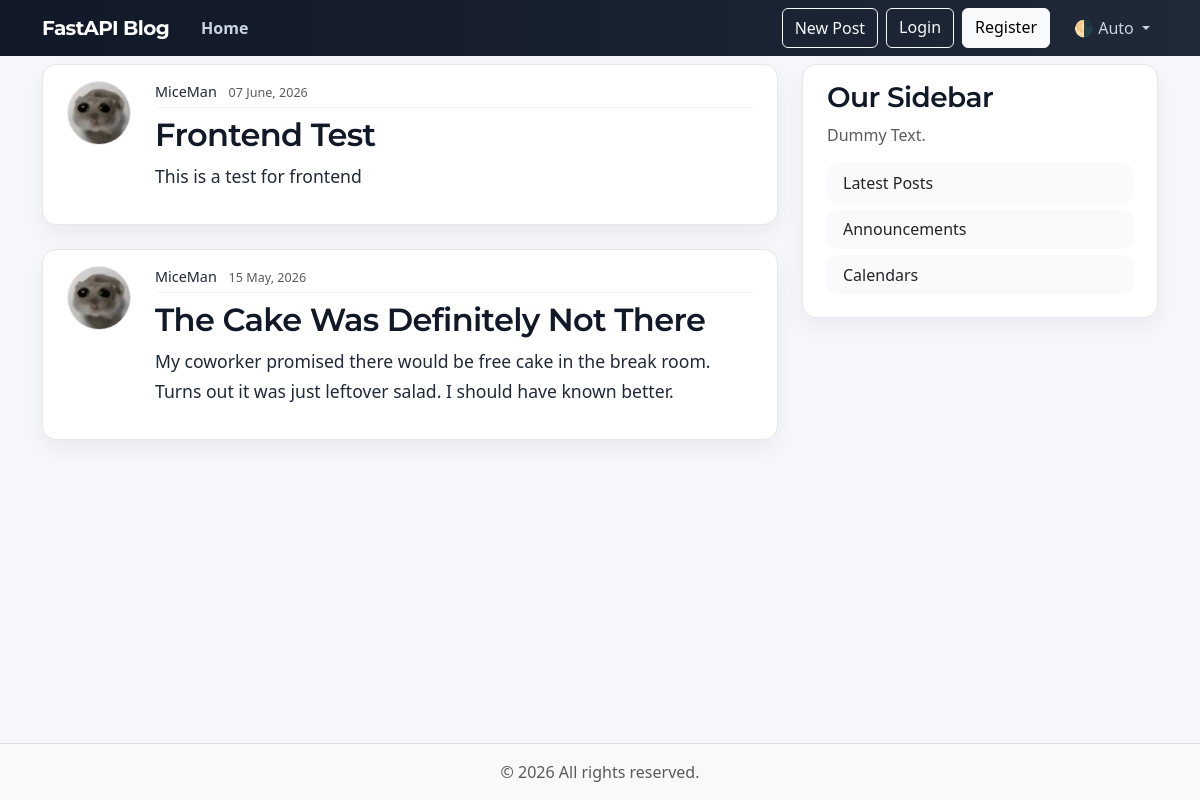
The page /home on the database its author committed.
### app/database_models.py (models this page shows, shortened)
class Post(Base):
    __tablename__ = "posts"
    id: Mapped[int] = mapped_column(Integer, primary_key=True, index=True)
    title: Mapped[str] = mapped_column(String(100))
    content: Mapped[str] = mapped_column(Text)
    user_id: Mapped[int] = mapped_column(
        ForeignKey("users.id"),
        index=True, #Since PK gets indexed automatically, but FKs dont.
    )
    date_posted: Mapped[datetime] = mapped_column(
        DateTime(timezone=True), # SQLLite stores Timestamps as text but when we go to PostgreSQL it will store it as a timestamp with timezone, because of this DateTime(timezone=True)
        default=lambda: datetime.now(UTC), # lambda called each time on creation of a new post, so it will set the default value to the current date and time in UTC timezone.
    )
    author: Mapped[User] = relationship(back_populates="posts")

class User(Base):
    __tablename__ = "users"
    id: Mapped[int] = mapped_column(Integer, primary_key=True, index=True)
    username: Mapped[str] = mapped_column(String(50), unique=True) # No need to write nullable=True/False because Mapped[str] means nullable=False and Mapped[str | None] means nullable=True
    email: Mapped[str] = mapped_column(String(100), unique=True)
    image_file: Mapped[str | None] = mapped_column(
        String(200),
        default=None,
    )
    posts: Mapped[list[Post]] = relationship(
        back_populates="author", # Also we forward reference the Post model because it is defined after the User model, so we need to tell Python that it exists before we can use it in the relationship.
        cascade="all, delete-orphan") # The cascade all delete-orphan part makes sure if we delete an user, their posts will be deleted as well!

### app/main.py (the view)
@app.get("/", include_in_schema=False)
@app.get("/home", include_in_schema=False, name="get_home") # Usually FastAPI will use the function name as the default name for the route, but we can specify a custom name using the name parameter in the route decorator. This is useful for generating URLs in templates and for documentation purposes.
async def get_home(
    request: Request,
    db: Annotated[AsyncSession, Depends(get_db)],
    ):
    result = await db.execute(
        select(models.Post)
        .options(selectinload(models.Post.author))
        .order_by(models.Post.date_posted.desc()),
        ) # Eager loading, when we iterate over post and access post.auther that will work because we already loaded post table
    posts = result.scalars().all()
    return templates.TemplateResponse(request, "home.html", {"posts": posts, "title": "Home"})

### templates/home.html
{% extends "layout.html" %}
{% block content %}
  {% for post in posts %}
    <article class="content-section py-3 px-4 mb-4">
      <div class="d-flex align-items-start gap-4">
        <img class="rounded-circle article-img flex-shrink-0"
             src="{{ post.author.image_path }}"
             alt="{{ post.author.username }}'s profile picture"
             width="64"
             height="64"
             loading="lazy">
        <div class="flex-grow-1">
          <div class="article-metadata mb-2">
            <a class="me-2" href="{{ url_for('user_posts_page', user_id=post.author.id) }}">{{ post.author.username }}</a>
            <small class="text-body-secondary">{{ post.date_posted.strftime("%d %B, %Y") }}</small>
          </div>
          <h2>
            <a class="article-title" href="{{ url_for('post_page', post_id=post.id) }}">{{ post.title }}</a>
          </h2>
          <p class="article-content">{{ post.content }}</p>
        </div>
      </div>
    </article>
  {% endfor %}
{% endblock content %}

### templates/layout.html (shortened to what this page needs)
<!DOCTYPE html>
<html lang="en">
  <head>
    <link href="https://cdn.jsdelivr.net/npm/bootstrap@5.3.8/dist/css/bootstrap.min.css"
          rel="stylesheet"
>
    <link rel="stylesheet" type="text/css" href="{{ url_for('static', path='css/main.css') }}">
  </head>
  <body class="d-flex flex-column min-vh-100">
    <header class="site-header">
      <nav class="navbar navbar-expand-md bg-steel fixed-top"
           data-bs-theme="dark">
        <div class="container">
          <a class="navbar-brand me-4" href="{{ url_for('get_home') }}">FastAPI Blog</a>
          <div class="collapse navbar-collapse" id="navbarToggle">
            <div class="navbar-nav me-auto">
              <a class="nav-link active" aria-current="page" href="{{ url_for('get_home') }}">Home</a>
            </div>
            <div class="navbar-nav">
              <button class="btn btn-outline-light mb-2 mb-md-0 me-md-2"
              type="button"
              data-bs-toggle="modal"
              data-bs-target="#createPostModal">New Post</button>
              <a class="btn btn-outline-light mb-2 mb-md-0 me-md-2" href="#">Login</a>
              <a class="btn btn-light mb-2 mb-md-0 me-md-3" href="#">Register</a>
              <div class="nav-item dropdown">
                <a class="nav-link dropdown-toggle"
                   href="#"
                   role="button"
                   id="bd-theme"
                   data-bs-toggle="dropdown"
                   aria-expanded="false">
                  <span id="bd-theme-text">🌗 Auto</span>
                </a>
              </div>
            </div>
          </div>
        </div>
      </nav>
    </header>
    <main role="main" class="container">
      <div class="row">
        <div class="col-md-8">
          {% block content %}
          {% endblock content %}
        </div>
        <aside class="col-md-4">
          <div class="content-section py-3 px-4 mb-4">
            <h3>Our Sidebar</h3>
            <p class="text-body-secondary">Dummy Text.</p>
            <ul class="list-group">
              <li class="list-group-item">Latest Posts</li>
              <li class="list-group-item">Announcements</li>
              <li class="list-group-item">Calendars</li>
            </ul>
          </div>
        </aside>
      </div>
    </main>
    <footer class="mt-auto py-3 bg-body-tertiary border-top">
      <div class="container text-center">
        <p class="text-body-secondary mb-0">
          © <span id="year"></span> All rights reserved.
        </p>
      </div>
    </footer>
  </body>
</html>

### static/css/main.css (style rules this page uses)
:root { --font-heading: "Montserrat", system-ui, -apple-system, BlinkMacSystemFont, sans-serif; --font-body: "Poppins", system-ui, -apple-system, BlinkMacSystemFont, sans-serif; --color-bg-body: #f6f8fc; --color-bg-content: #ffffff; --color-text-primary: #1f2937; --color-text-heading: #111827; --color-primary: #0059fd; --color-primary-hover: #4338ca; --color-border: #e5e7eb; --color-border-soft: #f1f5f9; --color-nav-link: #cbd5e1; --color-nav-link-hover: #ffffff; --spacing-xl: 4rem; --article-img-size: 4rem; --account-img-size: 7.5rem; }
body { font-family: var(--font-body); background: var(--color-bg-body); color: var(--color-text-primary); -webkit-font-smoothing: antialiased; -moz-osx-font-smoothing: grayscale; }
main { padding-top: var(--spacing-xl); }
h1, h2, h3, h4, h5, h6 { font-family: var(--font-heading); color: var(--color-text-heading); font-weight: 600; letter-spacing: -0.02em; }
a { text-decoration: none; color: inherit; }
.bg-steel { background: linear-gradient(90deg, #111827, #1f2937); }
.site-header .navbar-nav .nav-link { color: var(--color-nav-link); transition: color 0.2s ease; }
.site-header .navbar-nav .nav-link.active { font-weight: 600; }
.navbar-brand { font-family: var(--font-heading); font-weight: 700; letter-spacing: -0.03em; color: white; }
.content-section { background: var(--color-bg-content); border: 1px solid var(--color-border); padding: 25px; border-radius: 14px; box-shadow: 0 10px 25px rgba(17,24,39,0.06); transition: transform 0.2s ease, box-shadow 0.2s ease; }
.article-title { color: var(--color-text-heading); transition: color 0.2s ease; }
.article-content { white-space: pre-line; font-size: 1.1rem; line-height: 1.7; color: var(--color-text-primary); margin-top: 0.5rem; }
.article-img { height: var(--article-img-size); width: var(--article-img-size); object-fit: cover; border-radius: 12px; border: 1px solid var(--color-border); }
.article-metadata { padding-bottom: 0.25rem; border-bottom: 1px solid var(--color-border-soft); font-size: 0.9rem; color: var(--color-text-primary); }
.list-group-item { border: none; background: #f9fafb; margin-bottom: 6px; border-radius: 10px !important; }
[data-bs-theme="dark"] { --color-bg-body: #0b1220; --color-bg-content: #111827; --color-text-primary: #e5e7eb; --color-text-heading: #f9fafb; --color-border: #1f2937; --color-border-soft: #1f2937; }

### templates/layout.html (style rules this page uses)
footer { margin-top: 50px; padding: 20px; text-align: center; background: #111827; color: white; }

### rows shown on the page
Post: author.image_path (picture), author.username "MiceMan", date_posted "07 June, 2026", title "Frontend Test", content "This is a test for frontend"
Post: author.image_path (picture), author.username "MiceMan", date_posted "15 May, 2026", title "The Cake Was Definitely Not There", content "My coworker promised there would be free cake in the break room. Turns out it was just leftover salad. I should have known better."
